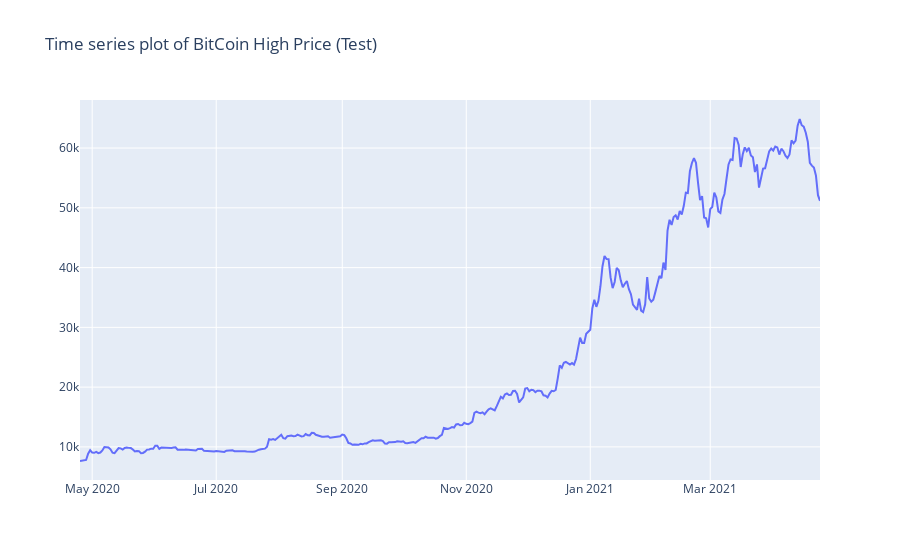

The notebook cell saved with this chart:
### Code cell
# plot the open price
x = df_test["ds"]
y = df_test["y"]
fig = go.Figure()
fig.add_trace(go.Scatter(x=x, y=y))
# Set title
fig.update_layout(
    title_text="Time series plot of BitCoin High Price (Test)",
)

### Figure 1 — Plotly figure (JSON) as saved in the notebook; plotly's stock layout.template omitted (floating-point values rounded to 4 significant figures; data arrays with more than 128 entries replaced by an {"elided": "..."} marker saying what was removed)
{"data": [{"type": "scatter", "x": {"elided": "365 str values"}, "y": {"elided": "365 float values"}}], "layout": {"title": {"text": "Time series plot of BitCoin High Price (Test)"}}}
